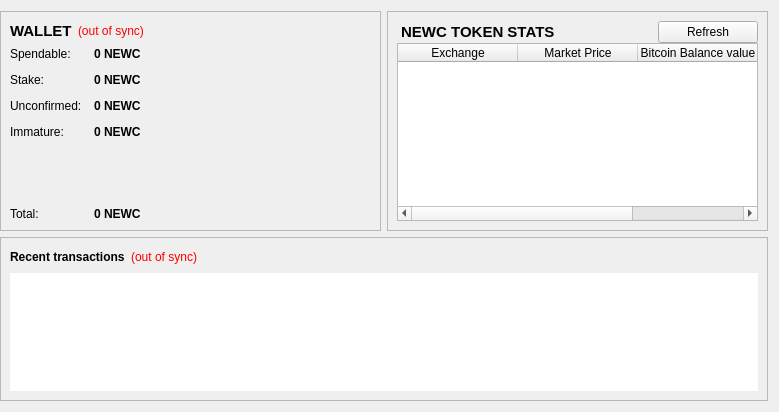
<?xml version="1.0" encoding="UTF-8"?>
<ui version="4.0">
 <class>OverviewPage</class>
 <widget class="QWidget" name="OverviewPage">
  <property name="geometry">
   <rect>
    <x>0</x>
    <y>0</y>
    <width>779</width>
    <height>412</height>
   </rect>
  </property>
  <property name="windowTitle">
   <string>Form</string>
  </property>
  <layout class="QGridLayout" name="gridLayout">
   <property name="leftMargin">
    <number>0</number>
   </property>
   <item row="0" column="0">
    <widget class="QFrame" name="walletContainer">
     <property name="sizePolicy">
      <sizepolicy hsizetype="Preferred" vsizetype="Maximum">
       <horstretch>0</horstretch>
       <verstretch>0</verstretch>
      </sizepolicy>
     </property>
     <property name="maximumSize">
      <size>
       <width>16777215</width>
       <height>220</height>
      </size>
     </property>
     <property name="frameShape">
      <enum>QFrame::StyledPanel</enum>
     </property>
     <property name="frameShadow">
      <enum>QFrame::Raised</enum>
     </property>
     <layout class="QVBoxLayout" name="verticalLayout_4">
      <item>
       <layout class="QHBoxLayout" name="walletHeader">
        <item>
         <widget class="QLabel" name="label_5">
          <property name="font">
           <font>
            <pointsize>11</pointsize>
            <weight>75</weight>
            <bold>true</bold>
           </font>
          </property>
          <property name="styleSheet">
           <string notr="true">background-color: transparent;</string>
          </property>
          <property name="text">
           <string>WALLET</string>
          </property>
         </widget>
        </item>
        <item>
         <widget class="QLabel" name="labelWalletStatus">
          <property name="toolTip">
           <string>The displayed information may be out of date. Your wallet automatically synchronizes with the NewCoin network after a connection is established, but this process has not completed yet.</string>
          </property>
          <property name="styleSheet">
           <string notr="true">QLabel { color: red;Background-color:transparent }</string>
          </property>
          <property name="text">
           <string notr="true">(out of sync)</string>
          </property>
          <property name="alignment">
           <set>Qt::AlignLeading|Qt::AlignLeft|Qt::AlignVCenter</set>
          </property>
         </widget>
        </item>
        <item>
         <spacer name="horizontalSpacer_2">
          <property name="orientation">
           <enum>Qt::Horizontal</enum>
          </property>
          <property name="sizeHint" stdset="0">
           <size>
            <width>40</width>
            <height>20</height>
           </size>
          </property>
         </spacer>
        </item>
       </layout>
      </item>
      <item>
       <layout class="QFormLayout" name="walletStatus">
        <property name="fieldGrowthPolicy">
         <enum>QFormLayout::AllNonFixedFieldsGrow</enum>
        </property>
        <property name="horizontalSpacing">
         <number>12</number>
        </property>
        <property name="verticalSpacing">
         <number>12</number>
        </property>
        <item row="0" column="0">
         <widget class="QLabel" name="label">
          <property name="styleSheet">
           <string notr="true">background-color: transparent;</string>
          </property>
          <property name="text">
           <string>Spendable:</string>
          </property>
         </widget>
        </item>
        <item row="0" column="1">
         <widget class="QLabel" name="labelBalance">
          <property name="font">
           <font>
            <weight>75</weight>
            <bold>true</bold>
           </font>
          </property>
          <property name="cursor">
           <cursorShape>IBeamCursor</cursorShape>
          </property>
          <property name="toolTip">
           <string>Your current spendable balance</string>
          </property>
          <property name="styleSheet">
           <string notr="true"/>
          </property>
          <property name="text">
           <string notr="true">0 NEWC</string>
          </property>
          <property name="textInteractionFlags">
           <set>Qt::LinksAccessibleByMouse|Qt::TextSelectableByKeyboard|Qt::TextSelectableByMouse</set>
          </property>
         </widget>
        </item>
        <item row="1" column="0">
         <widget class="QLabel" name="label_6">
          <property name="styleSheet">
           <string notr="true">background-color: transparent;</string>
          </property>
          <property name="text">
           <string>Stake:</string>
          </property>
         </widget>
        </item>
        <item row="1" column="1">
         <widget class="QLabel" name="labelStake">
          <property name="font">
           <font>
            <weight>75</weight>
            <bold>true</bold>
           </font>
          </property>
          <property name="cursor">
           <cursorShape>IBeamCursor</cursorShape>
          </property>
          <property name="toolTip">
           <string>Total of coins that was staked, and do not yet count toward the current balance</string>
          </property>
          <property name="text">
           <string notr="true">0 NEWC</string>
          </property>
          <property name="textInteractionFlags">
           <set>Qt::LinksAccessibleByMouse|Qt::TextSelectableByKeyboard|Qt::TextSelectableByMouse</set>
          </property>
         </widget>
        </item>
        <item row="2" column="0">
         <widget class="QLabel" name="label_3">
          <property name="styleSheet">
           <string notr="true">background-color: transparent;</string>
          </property>
          <property name="text">
           <string>Unconfirmed:</string>
          </property>
         </widget>
        </item>
        <item row="2" column="1">
         <widget class="QLabel" name="labelUnconfirmed">
          <property name="font">
           <font>
            <weight>75</weight>
            <bold>true</bold>
           </font>
          </property>
          <property name="cursor">
           <cursorShape>IBeamCursor</cursorShape>
          </property>
          <property name="toolTip">
           <string>Total of transactions that have yet to be confirmed, and do not yet count toward the current balance</string>
          </property>
          <property name="text">
           <string notr="true">0 NEWC</string>
          </property>
          <property name="textInteractionFlags">
           <set>Qt::LinksAccessibleByMouse|Qt::TextSelectableByKeyboard|Qt::TextSelectableByMouse</set>
          </property>
         </widget>
        </item>
        <item row="3" column="0">
         <widget class="QLabel" name="labelImmatureText">
          <property name="styleSheet">
           <string notr="true">background-color: transparent;</string>
          </property>
          <property name="text">
           <string>Immature:</string>
          </property>
         </widget>
        </item>
        <item row="3" column="1">
         <widget class="QLabel" name="labelImmature">
          <property name="font">
           <font>
            <weight>75</weight>
            <bold>true</bold>
           </font>
          </property>
          <property name="toolTip">
           <string>Mined balance that has not yet matured</string>
          </property>
          <property name="text">
           <string notr="true">0 NEWC</string>
          </property>
          <property name="textInteractionFlags">
           <set>Qt::LinksAccessibleByMouse|Qt::TextSelectableByKeyboard|Qt::TextSelectableByMouse</set>
          </property>
         </widget>
        </item>
        <item row="4" column="0">
         <spacer name="verticalSpacer">
          <property name="orientation">
           <enum>Qt::Vertical</enum>
          </property>
          <property name="sizeHint" stdset="0">
           <size>
            <width>20</width>
            <height>40</height>
           </size>
          </property>
         </spacer>
        </item>
        <item row="4" column="1">
         <spacer name="verticalSpacer_2">
          <property name="orientation">
           <enum>Qt::Vertical</enum>
          </property>
          <property name="sizeHint" stdset="0">
           <size>
            <width>20</width>
            <height>40</height>
           </size>
          </property>
         </spacer>
        </item>
        <item row="5" column="0">
         <widget class="QLabel" name="labelTotalText">
          <property name="styleSheet">
           <string notr="true">background-color: transparent;</string>
          </property>
          <property name="text">
           <string>Total:</string>
          </property>
         </widget>
        </item>
        <item row="5" column="1">
         <widget class="QLabel" name="labelTotal">
          <property name="font">
           <font>
            <weight>75</weight>
            <bold>true</bold>
           </font>
          </property>
          <property name="cursor">
           <cursorShape>IBeamCursor</cursorShape>
          </property>
          <property name="toolTip">
           <string>Your current total balance</string>
          </property>
          <property name="text">
           <string notr="true">0 NEWC</string>
          </property>
          <property name="textInteractionFlags">
           <set>Qt::LinksAccessibleByMouse|Qt::TextSelectableByKeyboard|Qt::TextSelectableByMouse</set>
          </property>
         </widget>
        </item>
       </layout>
      </item>
     </layout>
    </widget>
   </item>
   <item row="0" column="1">
    <widget class="QFrame" name="hashTokenStatusContainer">
     <property name="sizePolicy">
      <sizepolicy hsizetype="Preferred" vsizetype="Fixed">
       <horstretch>0</horstretch>
       <verstretch>0</verstretch>
      </sizepolicy>
     </property>
     <property name="maximumSize">
      <size>
       <width>16777215</width>
       <height>220</height>
      </size>
     </property>
     <property name="frameShape">
      <enum>QFrame::StyledPanel</enum>
     </property>
     <property name="frameShadow">
      <enum>QFrame::Raised</enum>
     </property>
     <layout class="QVBoxLayout" name="verticalLayout_2">
      <property name="spacing">
       <number>0</number>
      </property>
      <item>
       <layout class="QHBoxLayout" name="hashTokenStatusHeader">
        <item>
         <widget class="QLabel" name="label_7">
          <property name="font">
           <font>
            <pointsize>11</pointsize>
            <weight>75</weight>
            <bold>true</bold>
           </font>
          </property>
          <property name="styleSheet">
           <string notr="true">background-color: transparent;</string>
          </property>
          <property name="text">
           <string> NEWC TOKEN STATS</string>
          </property>
          <property name="indent">
           <number>0</number>
          </property>
         </widget>
        </item>
        <item>
         <spacer name="horizontalSpacer_3">
          <property name="orientation">
           <enum>Qt::Horizontal</enum>
          </property>
          <property name="sizeHint" stdset="0">
           <size>
            <width>40</width>
            <height>20</height>
           </size>
          </property>
         </spacer>
        </item>
        <item>
         <widget class="QPushButton" name="btnRefreshMarket">
          <property name="sizePolicy">
           <sizepolicy hsizetype="Minimum" vsizetype="Maximum">
            <horstretch>0</horstretch>
            <verstretch>0</verstretch>
           </sizepolicy>
          </property>
          <property name="minimumSize">
           <size>
            <width>100</width>
            <height>0</height>
           </size>
          </property>
          <property name="text">
           <string>Refresh</string>
          </property>
         </widget>
        </item>
       </layout>
      </item>
      <item>
       <widget class="QTableWidget" name="marketsView">
        <property name="editTriggers">
         <set>QAbstractItemView::NoEditTriggers</set>
        </property>
        <property name="selectionMode">
         <enum>QAbstractItemView::SingleSelection</enum>
        </property>
        <property name="selectionBehavior">
         <enum>QAbstractItemView::SelectRows</enum>
        </property>
        <property name="showGrid">
         <bool>false</bool>
        </property>
        <property name="gridStyle">
         <enum>Qt::NoPen</enum>
        </property>
        <attribute name="horizontalHeaderDefaultSectionSize">
         <number>120</number>
        </attribute>
        <attribute name="horizontalHeaderHighlightSections">
         <bool>false</bool>
        </attribute>
        <attribute name="horizontalHeaderStretchLastSection">
         <bool>true</bool>
        </attribute>
        <attribute name="verticalHeaderVisible">
         <bool>false</bool>
        </attribute>
        <column>
         <property name="text">
          <string>Exchange</string>
         </property>
        </column>
        <column>
         <property name="text">
          <string>Market Price</string>
         </property>
        </column>
        <column>
         <property name="text">
          <string>Bitcoin Balance value</string>
         </property>
        </column>
       </widget>
      </item>
     </layout>
    </widget>
   </item>
   <item row="1" column="0" colspan="2">
    <widget class="QFrame" name="transactionContainer">
     <property name="frameShape">
      <enum>QFrame::StyledPanel</enum>
     </property>
     <property name="frameShadow">
      <enum>QFrame::Raised</enum>
     </property>
     <layout class="QVBoxLayout" name="verticalLayout">
      <item>
       <layout class="QHBoxLayout" name="recentTransactionsHeader">
        <item>
         <widget class="QLabel" name="label_4">
          <property name="styleSheet">
           <string notr="true">background-color: transparent;</string>
          </property>
          <property name="text">
           <string>&lt;b&gt;Recent transactions&lt;/b&gt;</string>
          </property>
         </widget>
        </item>
        <item>
         <widget class="QLabel" name="labelTransactionsStatus">
          <property name="toolTip">
           <string>The displayed information may be out of date. Your wallet automatically synchronizes with the NewCoin network after a connection is established, but this process has not completed yet.</string>
          </property>
          <property name="styleSheet">
           <string notr="true">QLabel { color: red;Background-color:transparent }</string>
          </property>
          <property name="text">
           <string notr="true">(out of sync)</string>
          </property>
          <property name="alignment">
           <set>Qt::AlignRight|Qt::AlignTrailing|Qt::AlignVCenter</set>
          </property>
         </widget>
        </item>
        <item>
         <spacer name="horizontalSpacer">
          <property name="orientation">
           <enum>Qt::Horizontal</enum>
          </property>
          <property name="sizeHint" stdset="0">
           <size>
            <width>40</width>
            <height>20</height>
           </size>
          </property>
         </spacer>
        </item>
       </layout>
      </item>
      <item>
       <widget class="QListView" name="listTransactions">
        <property name="frameShape">
         <enum>QFrame::NoFrame</enum>
        </property>
        <property name="horizontalScrollBarPolicy">
         <enum>Qt::ScrollBarAlwaysOff</enum>
        </property>
        <property name="editTriggers">
         <set>QAbstractItemView::NoEditTriggers</set>
        </property>
        <property name="selectionMode">
         <enum>QAbstractItemView::NoSelection</enum>
        </property>
       </widget>
      </item>
     </layout>
    </widget>
   </item>
  </layout>
 </widget>
 <resources/>
 <connections/>
</ui>
